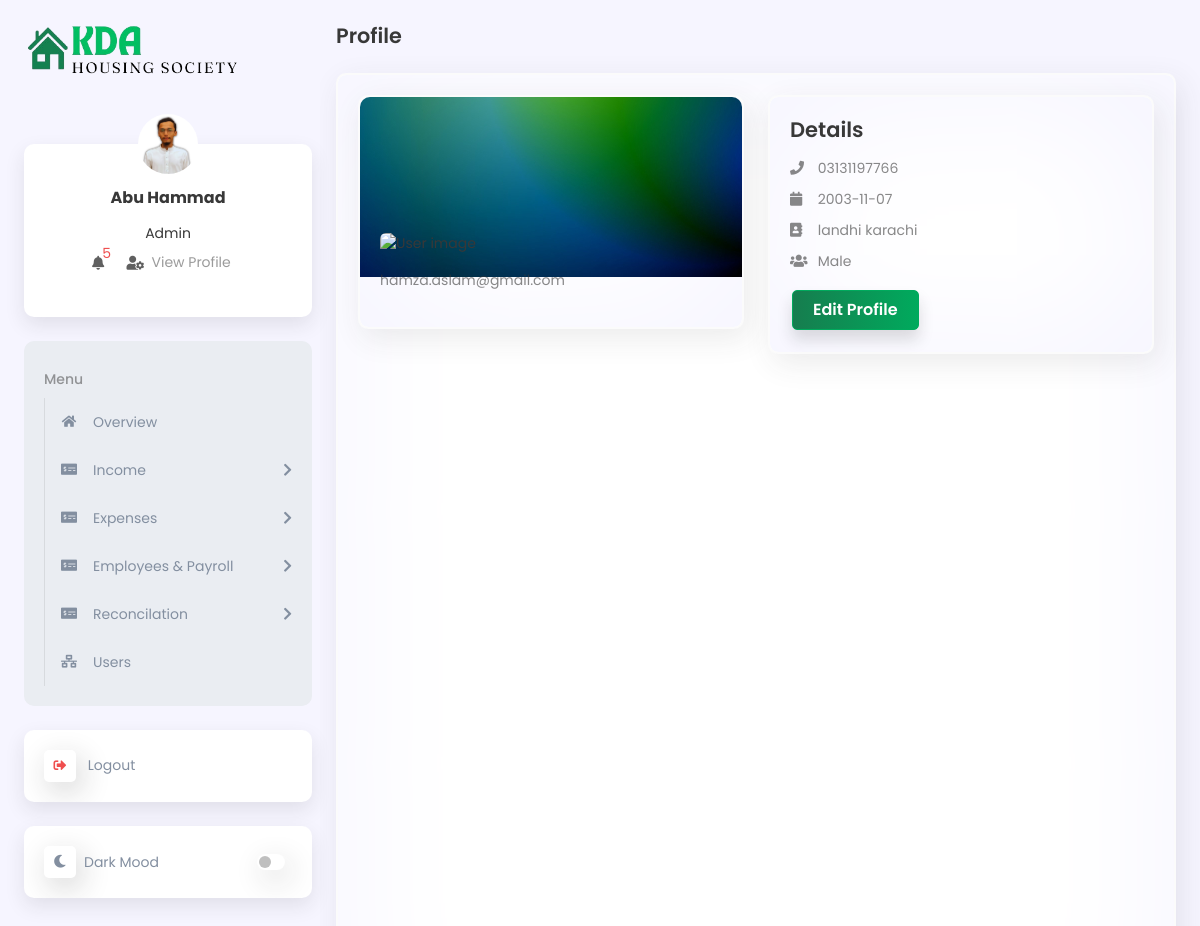
Screenshot of /profile.php (signed in) with the database file from the repository.
### tables this page shows
CREATE TABLE `users` (
  `user_id` int(11) NOT NULL,
  `username` varchar(100) NOT NULL,
  `email` varchar(255) DEFAULT NULL,
  `password` varchar(255) DEFAULT NULL,
  `role_id` int(11) DEFAULT NULL,
  `token` varchar(255) DEFAULT NULL,
  `status` varchar(50) DEFAULT NULL,
  `users_detail_id` int(11) DEFAULT NULL,
  `email_verfied_at` varchar(100) DEFAULT NULL,
  `created_by` varchar(100) DEFAULT NULL,
  `created_date` varchar(100) DEFAULT NULL,
  `updated_by` varchar(100) DEFAULT NULL,
  `updated_date` varchar(100) DEFAULT NULL
);

CREATE TABLE `users_detail` (
  `users_detail_id` int(11) NOT NULL,
  `full_name` varchar(100) DEFAULT NULL,
  `Phone` varchar(50) DEFAULT NULL,
  `address` varchar(100) DEFAULT NULL,
  `gender` varchar(50) DEFAULT NULL,
  `date_of_birth` varchar(100) DEFAULT NULL,
  `image` varchar(255) DEFAULT NULL,
  `login_time` datetime DEFAULT NULL,
  `logout_time` datetime DEFAULT NULL,
  `created_by` varchar(100) DEFAULT NULL,
  `created_date` varchar(100) DEFAULT NULL,
  `updated_by` varchar(100) DEFAULT NULL,
  `updated_date` varchar(100) DEFAULT NULL
);

### profile.php (the view, shortened to what this page needs)
<?php
include_once("includes/function.php");
$select = mysqli_query($conn, "SELECT users.*, role.name as role, users_detail.*
FROM users
LEFT JOIN users_detail ON users_detail.users_detail_id = users.users_detail_id
LEFT JOIN role ON role.role_id = users.role_id
WHERE users.user_id = '{$_SESSION['UID']}'");
if (mysqli_num_rows($select) > 0) {
    $row = mysqli_fetch_assoc($select);
    if ($row['image'] == '') {
        $row['image'] = "./assets/images/user-default.png";
    } else {
        $row['image'] = "./media/images/" . $row['image'];
    }
    $email = $row['email'];
    $phone = $row['Phone'];
    $dateOfBirth = $row['date_of_birth'];
    $gender = $row['gender'];
    $address = $row['address'];
}
?>
<!DOCTYPE html>
<html lang="en">
<head>
    <link rel="stylesheet" href="lib/bootstrap_5/bootstrap.min.css">
    <link rel="stylesheet" href="lib/fontawesome/css/all.min.css">
    <link rel="stylesheet" href="assets/css/global.css">
    <link rel="stylesheet" href="assets/css/style.css">
    <link rel="stylesheet" href="assets/css/responsive.css">
</head>
<body class="d2c_theme_light">
    <div class="d2c_wrapper">
        <?php include("includes/sidebar.php"); ?>
        <div class="d2c_main p-4 ps-lg-3">
            <h4 class="mb-4">Profile</h4>
            <div class="card h-auto">
                <div class="card-body d2c_user_profile_card">
                    <div class="row">
                        <div class="col-xxl-3">
                            <div class="row">
                                <div class="col-lg-6 col-xxl-12">
                                    <div class="card mb-4">
                                        <img src="assets/images/profile_info_bg.jpg" class="w-100 d2c_user_bg" alt="profile info bg">
                                        <div class="card-body d2c_user_info ">
                                            <img src="<?= $row['image'] ?>" class="d2c_user_profile_img mb-3 rounded" alt="User image">
                                            <p><?= $email ?></p>
                                        </div>
                                    </div>
                                </div>
                                <div class="col-lg-6 col-xxl-12">
                                    <div class="card mb-4">
                                        <div class="card-body d2c_info_details">
                                            <h5 class="mb-3 d2c_user_title">Details</h5>
                                            <p>
                                                <i class="fas fa-phone"></i>
                                                <?= $phone ?>
                                            </p>
                                            <p>
                                                <i class="fas fa-calendar"></i>
                                                <?= $dateOfBirth ?>
                                            </p>
                                            <p>
                                                <i class="fas fa-address-book"></i>
                                                <?= $address ?>
                                            </p>
                                            <p>
                                                <i class="fas fa-users"></i>
                                                <?= $gender ?>
                                            </p>
                                            <div class="mt-3">
                                                <button id="edit_btn" class="btn btn-primary">Edit Profile</button>
                                            </div>
                                        </div>
                                    </div>
                                </div>
                            </div>
                        </div>
                    </div>
                </div>
            </div>
        </div>
    </div>
</body>
</html>

### assets/css/global.css (style rules this page uses)
:root { --bs-primary: #00aa5d; --bs-secondary: #383838; --bs-warning: #ffc107; --bs-danger: #ef4e4e; --bs-dark: #232323; --bs-primary-rgb: 0, 171, 92; --bs-secondary-rgb: 56, 56, 56; --bs-warning-rgb: 255, 193, 7; --bs-danger-rgb: 239, 78, 78; --bs-dark-rgb: 35, 35, 35; --bs-border-width: 0.063rem; --bs-border-style: solid; --bs-border-color: rgba(229, 227, 242, 0.5); --border-radius: 0.625rem; --light-theme-color: #00aa5d; --dark-theme-color: #00aa5d; --dark-text-color: #d8d8d8; }
@media (prefers-reduced-motion: no-preference) { :root { scroll-behavior: smooth; overflow: auto; } }
.btn-primary { --bs-btn-color: #fff; --bs-btn-bg: #00aa5d; --bs-btn-border-color: #00aa5d; --bs-btn-hover-color: #fff; --bs-btn-hover-bg: #039955; --bs-btn-hover-border-color: #039955; --bs-btn-focus-shadow-rgb: 49, 132, 253; --bs-btn-active-color: #fff; --bs-btn-active-bg: #00aa5d; --bs-btn-active-border-color: #00aa5d; --bs-btn-active-shadow: inset 0 3px 5px rgba(0, 0, 0, 0.125); --bs-btn-disabled-color: #fff; --bs-btn-disabled-bg: #00aa5d; --bs-btn-disabled-border-color: #00aa5d; }
.btn { --bs-btn-padding-x: 1.25rem; --bs-btn-padding-y: 0.438rem; --bs-btn-border-radius: 0.188rem; --bs-btn-font-weight: 600; margin: 2px; }
html { scroll-behavior: smooth; }
body { font-family: "Poppins", sans-serif; -webkit-text-size-adjust: 100%; }
body.d2c_theme_light { background: #f6f5ff; color: #383838; -webkit-tap-highlight-color: rgba(0, 0, 0, 0); }
.card { border-radius: var(--border-radius); border: 2px solid; -webkit-border-radius: var(--border-radius); -moz-border-radius: var(--border-radius); -ms-border-radius: var(--border-radius); -o-border-radius: var(--border-radius); padding: 0; }
.card-body { padding: 1.25rem; }
.d2c_wrapper { display: -webkit-box; -webkit-box-direction: normal; -ms-flex-direction: column; flex-direction: column; -webkit-box-orient: horizontal; -webkit-box-direction: normal; -ms-flex-direction: row; flex-direction: row; opacity: 0; transition: all 0.25s ease-in; }
.d2c_wrapper.show { opacity: 1; }
.d2c_theme_light .card { background: var(--bs-white); border-color: #fbfbfb; box-shadow: 5px 9px 30px rgba(56, 56, 56, 0.1), inset 0px 0px 150px #f4f3ff; }
.d2c_main { scroll-behavior: smooth; -ms-overflow-style: none; scrollbar-width: none; -webkit-box-ordinal-group: 4; -ms-flex-order: 3; order: 3; -webkit-box-flex: 1; -ms-flex: 1; flex: 1; max-width: 100%; width: 100%; overflow: auto; }

### assets/css/style.css (style rules this page uses)
.btn-primary { background: linear-gradient(270deg, #00AA5D 0%, #383838 252.34%); box-shadow: 0rem 0.625rem 0.938rem rgba(35, 35, 35, 0.15); border-radius: 0.313rem; }
h1,h2,h3,h4,h5,h6 { color: var(--bs-secondary); font-weight: 600; }
p { color: #38383880; }
.d2c_user_bg { height: 11.25rem; object-fit: cover; border-radius: 0.625rem 0.625rem 0rem 0rem; }
.d2c_info_details p { margin-bottom: 0.625rem; }
.d2c_user_profile_card p i { width: 1.5rem; }
.d2c_user_profile_img { width: 5rem; height: 5rem; object-fit: cover; }
.d2c_user_info { margin-top: -4rem; }
.d2c_user_title { font-size: 1.313rem; font-weight: 600; }
.d2c_user_profile_card p,.d2c_user_profile_card p a { color: rgba(56, 56, 56, 0.6); }

### assets/css/responsive.css (style rules this page uses)
@media only screen and (min-width: 1200px) and (max-width: 1399px) { :root { --bs-body-font-size: 0.875rem; } }
@media only screen and (min-width: 1200px) and (max-width: 1399px) { h4, .h4 { font-size: 1.3rem; } }
@media only screen and (min-width: 1200px) and (max-width: 1399px) { p { font-size: 0.875rem; } }

### rows the page displays
users: email "hamza.aslam@gmail.com", users_detail.Phone "03131197766", users_detail.date_of_birth "2003-11-07", users_detail.address "landhi karachi", users_detail.gender "Male"

### other values shown
$row['full_name'] "Abu Hammad"
$row['role'] "Admin"
$total_messages "5"
